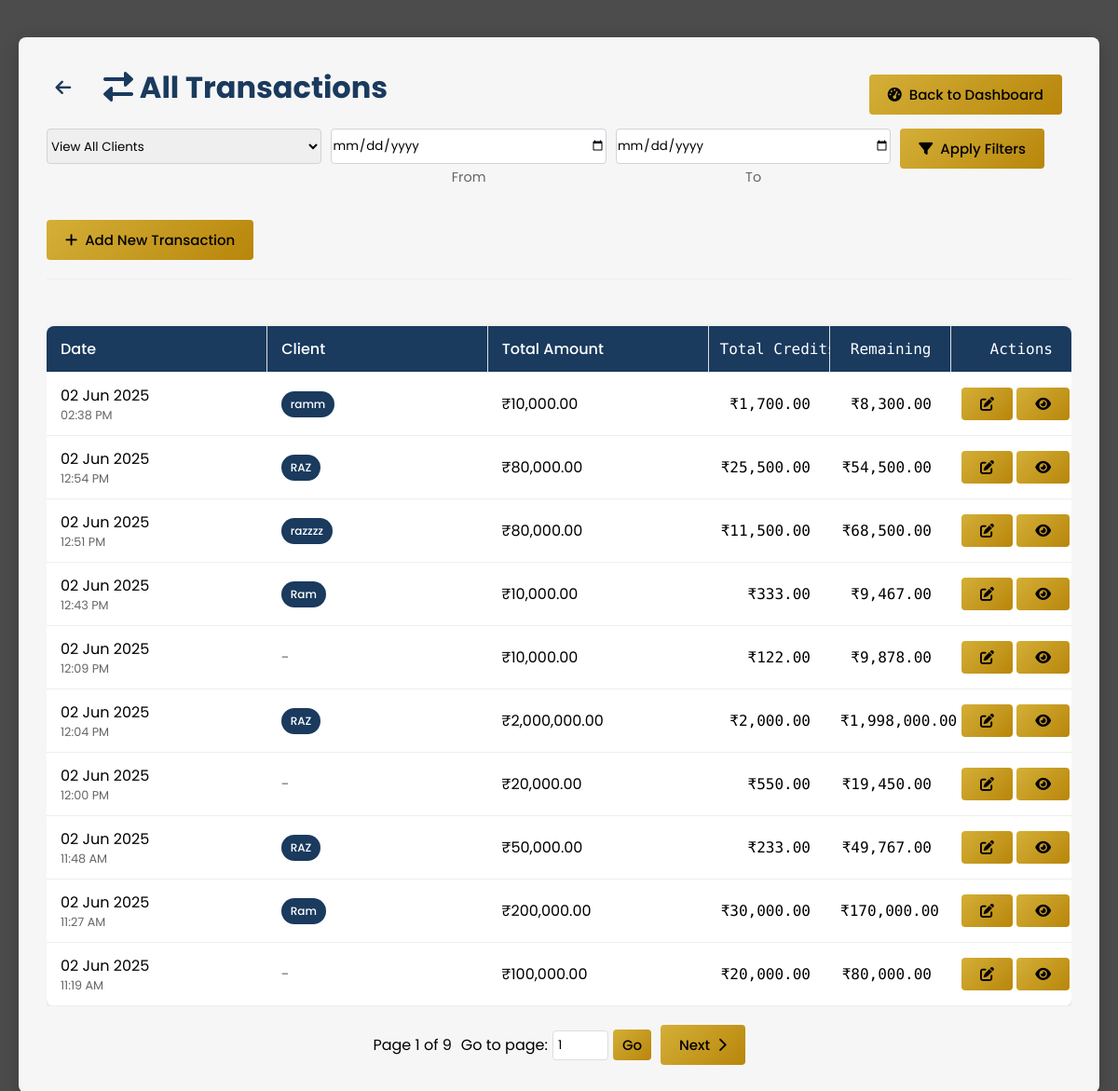
The page /transactions (signed in) on the database its author committed.
### models.py (models this page shows, shortened)
class Transaction(db.Model):
    __tablename__ = 'transactions'
    id = db.Column(db.Integer, primary_key=True)
    date = db.Column(db.DateTime, nullable=False, default=datetime.utcnow)
    name = db.Column(db.String(200), nullable=False)
    description = db.Column(db.Text, nullable=True)
    total_amount = db.Column(db.Integer, default=0)  # Storing in paise (1/100 of a rupee)
    token_amount = db.Column(db.Integer, default=0)  # Storing in paise (1/100 of a rupee)
    debit_amount = db.Column(db.Integer, default=0)  # Storing in paise (1/100 of a rupee)
    credit_amount = db.Column(db.Integer, default=0)  # Storing in paise (1/100 of a rupee)
    remaining_balance = db.Column(db.Integer, default=0)  # Storing in paise (1/100 of a rupee)
    client_id = db.Column(db.Integer, db.ForeignKey('clients.id'), nullable=True)
    created_at = db.Column(db.DateTime, default=datetime.utcnow)
    updated_at = db.Column(db.DateTime, default=datetime.utcnow, onupdate=datetime.utcnow)
    working_stages = db.relationship('WorkingStage', backref='transaction', cascade='all, delete-orphan', lazy=True)
    client = db.relationship('Client', backref='transactions')

class Client(db.Model):
    __tablename__ = 'clients'
    id = db.Column(db.Integer, primary_key=True)
    client_id = db.Column(db.String(20), unique=True, nullable=False, index=True)
    name = db.Column(db.String(100), nullable=False)
    _client_type = db.Column('client_type', db.Enum('Individual', 'Corporate', name='client_type'), nullable=False, default='Individual')
    @property
    def client_type(self):
        return self._client_type
    @client_type.setter
    def client_type(self, value):
        if value:
            value = value.strip().title()
            if value not in ['Individual', 'Corporate']:
                value = 'Individual'  # Default to Individual if invalid
        self._client_type = value
    email = db.Column(db.String(120), unique=True, nullable=True)
    phone = db.Column(db.String(20), nullable=True)
    address = db.Column(db.Text, nullable=True)
    city = db.Column(db.String(50), nullable=True)
    state = db.Column(db.String(50), nullable=True)
    country = db.Column(db.String(50), nullable=True, default='India')
    postal_code = db.Column(db.String(20), nullable=True)
    _status = db.Column('status', db.Enum('Active', 'Pending', 'Inactive', name='client_status'), default='Active')
    @property
    def status(self):
        return self._status
    @status.setter
    def status(self, value):
        if value:
            value = value.strip().title()
            if value not in ['Active', 'Pending', 'Inactive']:
                value = 'Active'  # Default to Active if invalid
        self._status = value
    balance = db.Column(db.Integer, default=0)  # Storing in paise (1/100 of a rupee)
    notes = db.Column(db.Text, nullable=True)
    created_at = db.Column(db.DateTime, default=datetime.utcnow)
    updated_at = db.Column(db.DateTime, default=datetime.utcnow, onupdate=datetime.utcnow)

### app.py (the view)
@app.route('/transactions')
@login_required
def transactions():
    from datetime import datetime, timedelta, timezone
    import pytz
    client_id = request.args.get('client_id', type=int)
    start_date_str = request.args.get('start_date')
    end_date_str = request.args.get('end_date')
    page = request.args.get('page', 1, type=int)
    per_page = 10
    query = db.session.query(Transaction)
    if client_id:
        query = query.filter(Transaction.client_id == client_id)
    try:
        if start_date_str:
            start_date = datetime.strptime(start_date_str, '%Y-%m-%d').date()
            query = query.filter(Transaction.date >= start_date)
        if end_date_str:
            end_date = datetime.strptime(end_date_str, '%Y-%m-%d').date() + timedelta(days=1)
            query = query.filter(Transaction.date < end_date)
    except ValueError as e:
        print(f"Error parsing dates: {e}")
    total_transactions = query.count()
    transactions_pagination = query.order_by(Transaction.date.desc(), Transaction.id.desc()).paginate(page=page, per_page=per_page, error_out=False)
    all_transactions_query = query.order_by(Transaction.client_id, Transaction.date.asc(), Transaction.id.asc())
    all_transactions = all_transactions_query.all()
    client_balances = {}
    transaction_balances = {}
    for transaction in all_transactions:
        client_id = transaction.client_id
        if client_id not in client_balances:
            client_balances[client_id] = 0
        client_balances[client_id] += (transaction.credit_amount - transaction.debit_amount)
        transaction_balances[transaction.id] = client_balances[client_id]
    paginated_transactions = query.order_by(Transaction.date.desc(), Transaction.id.desc())\
                                .paginate(page=page, per_page=per_page, error_out=False)
    transactions = []
    for transaction in paginated_transactions.items:
        transaction.balance = transaction_balances.get(transaction.id, 0)
        total_credits = transaction.token_amount
        working_stages = WorkingStage.query.filter_by(transaction_id=transaction.id).all()
        for stage in working_stages:
            total_credits += stage.amount
        transaction.total_credits = total_credits
        transaction.working_stages = working_stages
        transactions.append(transaction)
    clients = Client.query.order_by(Client.name).all()
    print(f"SQL Query: {query.statement}")
    print(f"Found {len(transactions)} transactions")
    return render_template('transactions.html',
                         transactions=transactions,
                         transactions_pagination=transactions_pagination,
                         clients=clients,
                         selected_client_id=str(client_id) if client_id else None,
                         start_date=start_date_str if start_date_str else '',
                         end_date=end_date_str if end_date_str else '',
                         pytz=pytz)

### templates/transactions.html (shortened to what this page needs)
<!DOCTYPE html>
<html lang="en">
<head>
    <link rel="stylesheet" href="https://cdnjs.cloudflare.com/ajax/libs/font-awesome/6.0.0-beta3/css/all.min.css">
</head>
<body>
    <div class="container">
        <div class="header" style="position: relative;">
            <div class="header-title">
                <a href="#" class="back-link" title="Go back" onclick="window.history.back(); return false;">
                    <i class="fas fa-arrow-left"></i>
                </a>
                <h1 style="display: inline-block; margin-left: 10px;"><i class="fas fa-exchange-alt"></i>
                    {% if selected_client_id %}
                        {% set client = clients|selectattr('id', 'equalto', selected_client_id)|list %}
                        {{ client[0].name if client else 'All' }} Transactions
                    {% else %}
                        All Transactions
                    {% endif %}
                </h1>
            </div>
            <a href="{{ url_for('home') }}" class="btn" style="position: absolute; top: 0; right: 0; margin: 10px;">
                <i class="fas fa-tachometer-alt"></i> Back to Dashboard
            </a>
            <div class="header-actions">
                <form method="get" action="{{ url_for('transactions') }}" class="filter-form" id="filterForm">
                    <div class="filter-row">
                        <div class="input-group">
                            <select name="client_id" id="clientFilter" class="form-select" onchange="this.form.submit()">
                                <option value="">View All Clients</option>
                            </select>
                        </div>
                        <div class="input-group" style="display: flex; flex-direction: column;">
                            <input type="date" name="start_date" class="form-control" value="{{ request.args.get('start_date', '') }}" placeholder="From date">
                            <div style="text-align: center; margin-top: 4px; font-size: 0.9em; color: #666;">From</div>
                        </div>
                        <div class="input-group" style="display: flex; flex-direction: column;">
                            <input type="date" name="end_date" class="form-control" value="{{ request.args.get('end_date', '') }}" placeholder="To date">
                            <div style="text-align: center; margin-top: 4px; font-size: 0.9em; color: #666;">To</div>
                        </div>
                        <div class="filter-buttons">
                            <button type="submit" class="btn">
                                <i class="fas fa-filter"></i> Apply Filters
                            </button>
                        </div>
                    </div>
                </form>
                <a href="{{ url_for('new_transaction') }}" class="btn" style="background: linear-gradient(135deg, var(--secondary-color), var(--accent-color)); color: #000;">
                    <i class="fas fa-plus"></i> Add New Transaction
                </a>
            </div>
        </div>
        {% if transactions %}
            <div style="overflow-x: auto;">
                <table class="transactions-table">
                    <thead>
                        <tr>
                            <th>Date</th>
                            <th>Client</th>
                            <th>Total Amount</th>
                            <th>Total Credits</th>
                            <th>Remaining</th>
                            <th>Actions</th>
                        </tr>
                    </thead>
                    <tbody>
                        {% for transaction in transactions %}
                            <tr>
                                <td>
                                    {% if transaction.date %}
                                        <div>{{ transaction.date.strftime('%d %b %Y') }}</div>
                                        <div style="font-size: 0.8em; color: #666;">{{ transaction.date.strftime('%I:%M %p') }}</div>
                                    {% else %}
                                        -
                                    {% endif %}
                                </td>
                                <td>
                                    {% if transaction.client %}
                                        <span class="badge" style="background-color: #1a3a5e; color: white;">
                                            {{ transaction.client.name }}
                                        </span>
                                    {% else %}
                                        <span style="color: #6c757d;">-</span>
                                    {% endif %}
                                </td>
                                <td>₹{{ "{0:,.2f}".format(transaction.total_amount / 100) if transaction.total_amount else '0.00' }}</td>
                                <td>₹{{ "{0:,.2f}".format(transaction.total_credits / 100) if transaction.total_credits else '0.00' }}</td>
                                <td class="{% if transaction.remaining_balance < 0 %}text-danger{% endif %}">
                                    ₹{{ "{0:,.2f}".format(transaction.remaining_balance / 100) if transaction.remaining_balance is not none else '0.00' }}
                                </td>
                                <td>
                                    <div class="btn-group" role="group" aria-label="Transaction actions">
                                        <a href="{{ url_for('edit_transaction', transaction_id=transaction.id) }}" class="btn btn-sm btn-outline-primary" title="Edit">
                                            <i class="fas fa-edit"></i>
                                        </a>
                                        <button class="btn btn-sm btn-outline-secondary show-more-btn" data-transaction-id="{{ transaction.id }}" title="View Details">
                                            <i class="fas fa-eye"></i>
                                        </button>
                                    </div>
                                </td>
                            </tr>
                        {% endfor %}
                    </tbody>
                </table>
            </div>
            <div class="pagination" style="margin-top: 20px; display: flex; justify-content: center; gap: 10px; align-items: center;">
                <div class="pagination-info" style="display: flex; align-items: center; gap: 10px;">
                    <span>Page {{ transactions_pagination.page }} of {{ transactions_pagination.pages if transactions_pagination.pages > 0 else 1 }}</span>
                    {% if transactions_pagination.pages > 1 %}
                    <div class="page-jump" style="display: flex; align-items: center; gap: 5px;">
                        <span>Go to page:</span>
                        <input type="number" id="pageInput" min="1" max="{{ transactions_pagination.pages }}" value="{{ transactions_pagination.page }}" style="width: 60px; padding: 5px; border: 1px solid #ddd; border-radius: 4px;">
                        <button onclick="goToPage()" class="btn" style="padding: 5px 10px;">Go</button>
                    </div>
                    {% endif %}
                </div>
                {% if transactions_pagination.has_next %}
                    <a href="{{ url_for('transactions', page=transactions_pagination.next_num, client_id=request.args.get('client_id'), start_date=request.args.get('start_date'), end_date=request.args.get('end_date')) }}" class="btn">
                        Next <i class="fas fa-chevron-right"></i>
                    </a>
                {% endif %}
            </div>
        {% endif %}
    </div>
</body>
</html>

### rows shown on the page
Transaction: total_amount "10,000.00", total_credits "1,700.00", remaining_balance "8,300.00"
Transaction: total_amount "80,000.00", total_credits "25,500.00", remaining_balance "54,500.00"
Transaction: total_amount "80,000.00", total_credits "11,500.00", remaining_balance "68,500.00"
Transaction: total_amount "10,000.00", total_credits "333.00", remaining_balance "9,467.00"
Transaction: total_amount "10,000.00", total_credits "122.00", remaining_balance "9,878.00"
Transaction: total_amount "2,000,000.00", total_credits "2,000.00", remaining_balance "1,998,000.00"
Transaction: total_amount "20,000.00", total_credits "550.00", remaining_balance "19,450.00"
Transaction: total_amount "50,000.00", total_credits "233.00", remaining_balance "49,767.00"
Transaction: total_amount "200,000.00", total_credits "30,000.00", remaining_balance "170,000.00"
Transaction: total_amount "100,000.00", total_credits "20,000.00", remaining_balance "80,000.00"

### other values the page prints
{{ client[0].name if client else 'All' }} "All"
{{ transactions_pagination.page }} "1"
